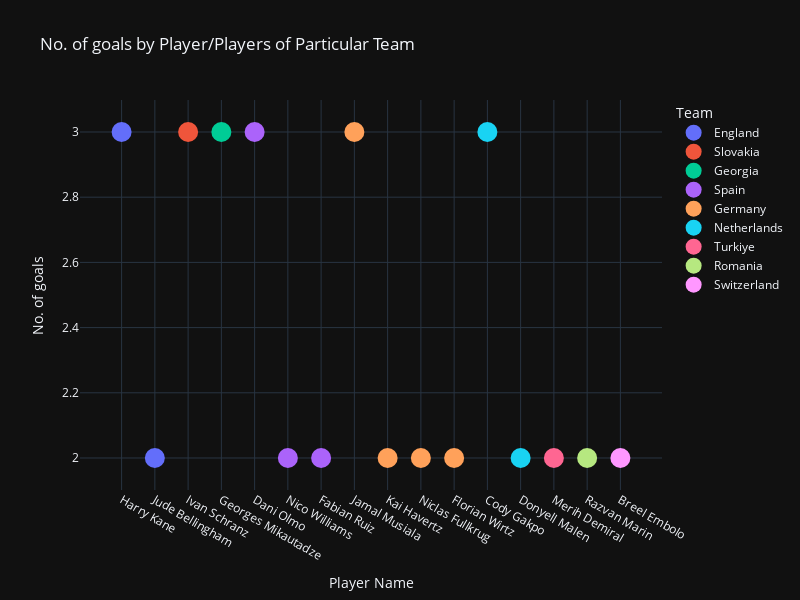

Source (notebook cell):
### Code cell
import plotly.graph_objects as go 
import plotly.io as pio
import plotly.express as px

pio.templates.default = "plotly_dark"

# calculating no. of goals by players of different team
fig = px.scatter(goals, x='Player', y='Goals',
                 color='Team ',
                 labels={'Player': 'Player Name', 'Goals': 'No. of goals'},
                 title='No. of goals by Player/Players of Particular Team')

# Customize the layout of the scatter plot
fig.update_layout(width=800, height=600)
fig.update_traces(marker_size=20)
fig.show()

### Figure 1 — Plotly figure (JSON) as saved in the notebook; plotly's stock layout.template omitted (floating-point values rounded to 4 significant figures)
{"data": [{"hovertemplate": "Team =England<br>Player Name=%{x}<br>No. of goals=%{y}<extra></extra>", "legendgroup": "England", "marker": {"color": "#636efa", "size": 20, "symbol": "circle"}, "mode": "markers", "name": "England", "orientation": "v", "showlegend": true, "type": "scatter", "x": ["Harry Kane", "Jude Bellingham"], "xaxis": "x", "y": [3, 2], "yaxis": "y"}, {"hovertemplate": "Team =Slovakia<br>Player Name=%{x}<br>No. of goals=%{y}<extra></extra>", "legendgroup": "Slovakia", "marker": {"color": "#EF553B", "size": 20, "symbol": "circle"}, "mode": "markers", "name": "Slovakia", "orientation": "v", "showlegend": true, "type": "scatter", "x": ["Ivan Schranz"], "xaxis": "x", "y": [3], "yaxis": "y"}, {"hovertemplate": "Team =Georgia<br>Player Name=%{x}<br>No. of goals=%{y}<extra></extra>", "legendgroup": "Georgia", "marker": {"color": "#00cc96", "size": 20, "symbol": "circle"}, "mode": "markers", "name": "Georgia", "orientation": "v", "showlegend": true, "type": "scatter", "x": ["Georges Mikautadze"], "xaxis": "x", "y": [3], "yaxis": "y"}, {"hovertemplate": "Team =Spain<br>Player Name=%{x}<br>No. of goals=%{y}<extra></extra>", "legendgroup": "Spain", "marker": {"color": "#ab63fa", "size": 20, "symbol": "circle"}, "mode": "markers", "name": "Spain", "orientation": "v", "showlegend": true, "type": "scatter", "x": ["Dani Olmo", "Nico Williams", "Fabian Ruiz"], "xaxis": "x", "y": [3, 2, 2], "yaxis": "y"}, {"hovertemplate": "Team =Germany<br>Player Name=%{x}<br>No. of goals=%{y}<extra></extra>", "legendgroup": "Germany", "marker": {"color": "#FFA15A", "size": 20, "symbol": "circle"}, "mode": "markers", "name": "Germany", "orientation": "v", "showlegend": true, "type": "scatter", "x": ["Jamal Musiala", "Kai Havertz", "Niclas Fullkrug", "Florian Wirtz"], "xaxis": "x", "y": [3, 2, 2, 2], "yaxis": "y"}, {"hovertemplate": "Team =Netherlands<br>Player Name=%{x}<br>No. of goals=%{y}<extra></extra>", "legendgroup": "Netherlands", "marker": {"color": "#19d3f3", "size": 20, "symbol": "circle"}, "mode": "markers", "name": "Netherlands", "orientation": "v", "showlegend": true, "type": "scatter", "x": ["Cody Gakpo", "Donyell Malen"], "xaxis": "x", "y": [3, 2], "yaxis": "y"}, {"hovertemplate": "Team =Turkiye<br>Player Name=%{x}<br>No. of goals=%{y}<extra></extra>", "legendgroup": "Turkiye", "marker": {"color": "#FF6692", "size": 20, "symbol": "circle"}, "mode": "markers", "name": "Turkiye", "orientation": "v", "showlegend": true, "type": "scatter", "x": ["Merih Demiral"], "xaxis": "x", "y": [2], "yaxis": "y"}, {"hovertemplate": "Team =Romania<br>Player Name=%{x}<br>No. of goals=%{y}<extra></extra>", "legendgroup": "Romania", "marker": {"color": "#B6E880", "size": 20, "symbol": "circle"}, "mode": "markers", "name": "Romania", "orientation": "v", "showlegend": true, "type": "scatter", "x": ["Razvan Marin"], "xaxis": "x", "y": [2], "yaxis": "y"}, {"hovertemplate": "Team =Switzerland<br>Player Name=%{x}<br>No. of goals=%{y}<extra></extra>", "legendgroup": "Switzerland", "marker": {"color": "#FF97FF", "size": 20, "symbol": "circle"}, "mode": "markers", "name": "Switzerland", "orientation": "v", "showlegend": true, "type": "scatter", "x": ["Breel Embolo"], "xaxis": "x", "y": [2], "yaxis": "y"}], "layout": {"height": 600, "legend": {"title": {"text": "Team "}, "tracegroupgap": 0}, "title": {"text": "No. of goals by Player/Players of Particular Team"}, "width": 800, "xaxis": {"anchor": "y", "autorange": true, "domain": [0, 1], "range": [-1.254, 16.25], "title": {"text": "Player Name"}, "type": "category"}, "yaxis": {"anchor": "x", "autorange": true, "domain": [0, 1], "range": [1.902, 3.098], "title": {"text": "No. of goals"}, "type": "linear"}}}
